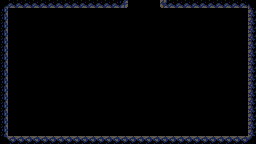

Below is a game level as drawn by its tile map, then a one-line description and the .tmx file that defines it, in full:
An orthogonal 32x18 tile map with 8x8 px tiles, 2 tile layers (Ground, Spikes), 3 tilesets and 1 object.

<map version="1.9" tiledversion="1.9.2" orientation="orthogonal" renderorder="right-down" width="32" height="18" tilewidth="8" tileheight="8" infinite="0" nextlayerid="4" nextobjectid="61">
 <tileset firstgid="1" source="Rocks.tsx" />
 <tileset firstgid="37" source="Spikes.tsx" />
 <tileset firstgid="53" source="Mechanics.tsx" />
 <layer id="1" name="Ground" width="32" height="18">
  <properties>
   <property name="unity:CastShadows" type="bool" value="true" />
   <property name="unity:Component" value="Wall" />
   <property name="unity:Layer" value="Interactable" />
   <property name="unity:SortingLayer" value="Interactable" />
  </properties>
  <data encoding="csv">
30,14,14,14,14,14,14,14,14,14,14,14,14,14,14,15,0,0,0,0,13,14,14,14,14,14,14,14,14,14,14,29,
9,0,0,0,0,0,0,0,0,0,0,0,0,0,0,0,0,0,0,0,0,0,0,0,0,0,0,0,0,0,0,7,
9,0,0,0,0,0,0,0,0,0,0,0,0,0,0,0,0,0,0,0,0,0,0,0,0,0,0,0,0,0,0,7,
9,0,0,0,0,0,0,0,0,0,0,0,0,0,0,0,0,0,0,0,0,0,0,0,0,0,0,0,0,0,0,7,
9,0,0,0,0,0,0,0,0,0,0,0,0,0,0,0,0,0,0,0,0,0,0,0,0,0,0,0,0,0,0,7,
9,0,0,0,0,0,0,0,0,0,0,0,0,0,0,0,0,0,0,0,0,0,0,0,0,0,0,0,0,0,0,7,
9,0,0,0,0,0,0,0,0,0,0,0,0,0,0,0,0,0,0,0,0,0,0,0,0,0,0,0,0,0,0,7,
9,0,0,0,0,0,0,0,0,0,0,0,0,0,0,0,0,0,0,0,0,0,0,0,0,0,0,0,0,0,0,7,
9,0,0,0,0,0,0,0,0,0,0,0,0,0,0,0,0,0,0,0,0,0,0,0,0,0,0,0,0,0,0,7,
9,0,0,0,0,0,0,0,0,0,0,0,0,0,0,0,0,0,0,0,0,0,0,0,0,0,0,0,0,0,0,7,
9,0,0,0,0,0,0,0,0,0,0,0,0,0,0,0,0,0,0,0,0,0,0,0,0,0,0,0,0,0,0,7,
9,0,0,0,0,0,0,0,0,0,0,0,0,0,0,0,0,0,0,0,0,0,0,0,0,0,0,0,0,0,0,7,
9,0,0,0,0,0,0,0,0,0,0,0,0,0,0,0,0,0,0,0,0,0,0,0,0,0,0,0,0,0,0,7,
9,0,0,0,0,0,0,0,0,0,0,0,0,0,0,0,0,0,0,0,0,0,0,0,0,0,0,0,0,0,0,7,
9,0,0,0,0,0,0,0,0,0,0,0,0,0,0,0,0,0,0,0,0,0,0,0,0,0,0,0,0,0,0,7,
9,0,0,0,0,0,0,0,0,0,0,0,0,0,0,0,0,0,0,0,0,0,0,0,0,0,0,0,0,0,0,7,
9,0,0,0,0,0,0,0,0,0,0,0,0,0,0,0,0,0,0,0,0,0,0,0,0,0,0,0,0,0,0,7,
24,2,2,2,2,2,2,2,2,2,2,2,2,2,2,2,2,2,2,2,2,2,2,2,2,2,2,2,2,2,2,23
</data>
 </layer>
 <layer id="2" name="Spikes" width="32" height="18">
  <properties>
   <property name="unity:Component" value="Spikes" />
   <property name="unity:Layer" value="Interactable" />
   <property name="unity:SortingLayer" value="Interactable" />
  </properties>
  <data encoding="csv">
0,0,0,0,0,0,0,0,0,0,0,0,0,0,0,0,0,0,0,0,0,0,0,0,0,0,0,0,0,0,0,0,
0,0,0,0,0,0,0,0,0,0,0,0,0,0,0,0,0,0,0,0,0,0,0,0,0,0,0,0,0,0,0,0,
0,0,0,0,0,0,0,0,0,0,0,0,0,0,0,0,0,0,0,0,0,0,0,0,0,0,0,0,0,0,0,0,
0,0,0,0,0,0,0,0,0,0,0,0,0,0,0,0,0,0,0,0,0,0,0,0,0,0,0,0,0,0,0,0,
0,0,0,0,0,0,0,0,0,0,0,0,0,0,0,0,0,0,0,0,0,0,0,0,0,0,0,0,0,0,0,0,
0,0,0,0,0,0,0,0,0,0,0,0,0,0,0,0,0,0,0,0,0,0,0,0,0,0,0,0,0,0,0,0,
0,0,0,0,0,0,0,0,0,0,0,0,0,0,0,0,0,0,0,0,0,0,0,0,0,0,0,0,0,0,0,0,
0,0,0,0,0,0,0,0,0,0,0,0,0,0,0,0,0,0,0,0,0,0,0,0,0,0,0,0,0,0,0,0,
0,0,0,0,0,0,0,0,0,0,0,0,0,0,0,0,0,0,0,0,0,0,0,0,0,0,0,0,0,0,0,0,
0,0,0,0,0,0,0,0,0,0,0,0,0,0,0,0,0,0,0,0,0,0,0,0,0,0,0,0,0,0,0,0,
0,0,0,0,0,0,0,0,0,0,0,0,0,0,0,0,0,0,0,0,0,0,0,0,0,0,0,0,0,0,0,0,
0,0,0,0,0,0,0,0,0,0,0,0,0,0,0,0,0,0,0,0,0,0,0,0,0,0,0,0,0,0,0,0,
0,0,0,0,0,0,0,0,0,0,0,0,0,0,0,0,0,0,0,0,0,0,0,0,0,0,0,0,0,0,0,0,
0,0,0,0,0,0,0,0,0,0,0,0,0,0,0,0,0,0,0,0,0,0,0,0,0,0,0,0,0,0,0,0,
0,0,0,0,0,0,0,0,0,0,0,0,0,0,0,0,0,0,0,0,0,0,0,0,0,0,0,0,0,0,0,0,
0,0,0,0,0,0,0,0,0,0,0,0,0,0,0,0,0,0,0,0,0,0,0,0,0,0,0,0,0,0,0,0,
0,0,0,0,0,0,0,0,0,0,0,0,0,0,0,0,0,0,0,0,0,0,0,0,0,0,0,0,0,0,0,0,
0,0,0,0,0,0,0,0,0,0,0,0,0,0,0,0,0,0,0,0,0,0,0,0,0,0,0,0,0,0,0,0
</data>
 </layer>
 <objectgroup id="3" name="Mechanics">
  <properties>
   <property name="unity:AnchorOffset" type="bool" value="true" />
  </properties>
  <object id="60" gid="56" x="16" y="136" width="8" height="16" />
 </objectgroup>
</map>
